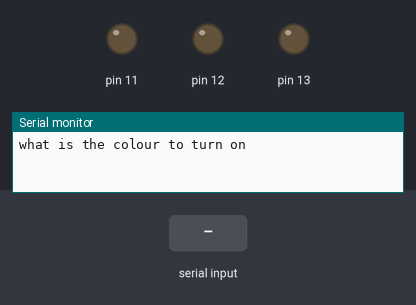
A sketch run on a simulated Arduino Uno, built with avr-gcc and run on an emulated ATmega328P. Parts: output pins drawn as LEDs (lit = HIGH), the last lines printed to the serial monitor. The inputs (shaded band) are chosen by the test bench.

Above: at 1.2 s.
1.3 s: "red" received over Serial
At 2.6 s:
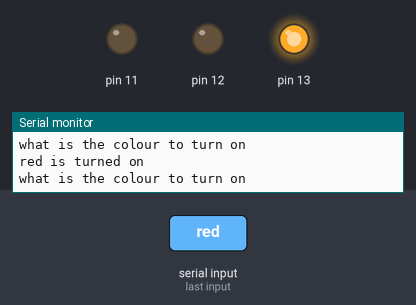
3.8 s: "blue" received over Serial
At 5.7 s:
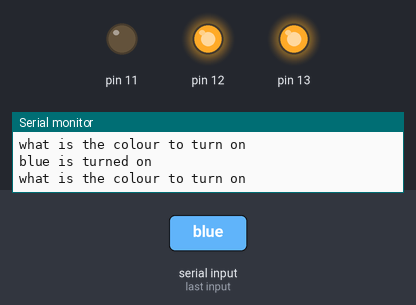
6.3 s: "yellow" received over Serial
At 7.7 s:
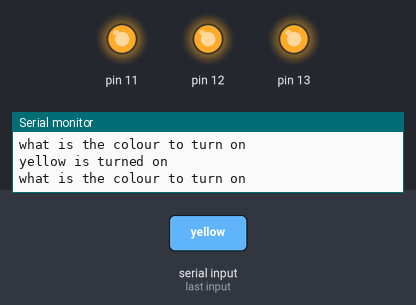
Timing chart, 0 to 9.3 s (numbered marks = the images above; inputs shaded):
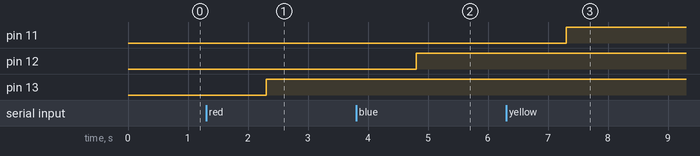

The sketch:

stringinput.ino
```cpp
String myColour;
void setup() {
  // put your setup code here, to run once:
Serial.begin(9600);
pinMode(13, OUTPUT);
pinMode(12, OUTPUT);
pinMode(11, OUTPUT);
}

void loop() {
  // put your main code here, to run repeatedly:
Serial.println("what is the colour to turn on");
while (Serial.available() == 0){

}
myColour = Serial.readString();

if (myColour=="red"){
  Serial.println("red is turned on");
  digitalWrite(13, HIGH);


}
if (myColour=="blue"){
  Serial.println("blue is turned on");
  digitalWrite(12, HIGH);


}
if (myColour=="yellow"){
  Serial.println("yellow is turned on");
  digitalWrite(11, HIGH);

}
}
```

Measured:
- after the input at 1.3 s, pin 13: LOW → HIGH after 1.0 s
- after the input at 3.8 s, pin 12: LOW → HIGH after 1.0 s
- after the input at 6.3 s, pin 11: LOW → HIGH after 1.0 s
